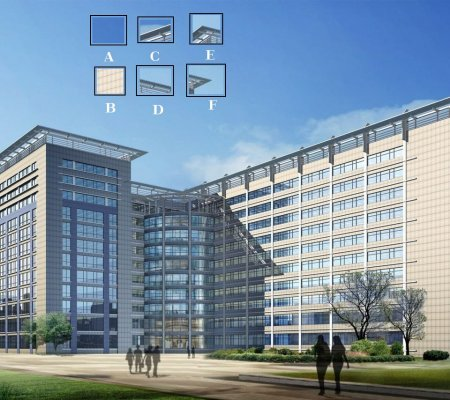
#> input picture examples/SIFT/feature_building.jpg, 450 x 400 px
$ python 2-My_SIFT_test.py
#> lines starting #> are read from the running program, lines starting #| are printed output that depends on the picture
import numpy as np
import cv2

sigma = 1.6
k = 1.414
num_octaves = 4
num_scales = 5
edgeThreshold = 10
contrastThreshold = 8

# img = cv2.imread("Eiffel_1.png")
img = cv2.imread("feature_building.jpg")
#> img is the input picture: shape (400, 450, 3); mean B, G, R 165.5, 147.6, 126.2

gray= cv2.cvtColor(img,cv2.COLOR_BGR2GRAY)
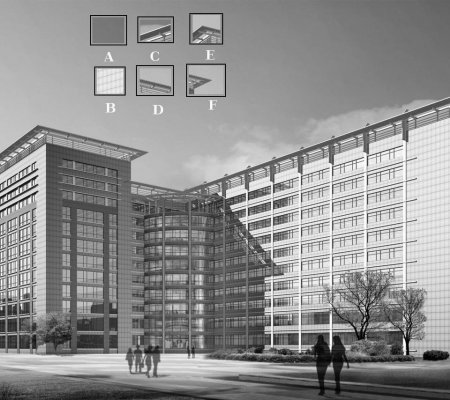
#> gray: shape (400, 450); min 0, max 255, mean 143.3

# Get octaves

scales = [[] for i in range(num_octaves)]
scales[0].append(gray)

for index in range(1, num_octaves):
    resized = None
    resized = cv2.resize(scales[index - 1][0],
                         (scales[index - 1][0].shape[0] // 2, scales[index - 1][0].shape[1] // 2))
    scales[index].append(resized)

#________________________________

# Get scales
for index1 in range(0, num_octaves):
    blurred = None
    for index2 in range(1, num_scales):
        blurred = cv2.GaussianBlur(scales[index1][index2 - 1],ksize = (0,0), sigmaX = (k ** index2) * sigma)
        scales[index1].append(blurred)

#________________________________

# Get difference of Gaussian
DoG = [[] for i in range(num_octaves)]

for index1 in range(0, num_octaves):
    for index2 in range(0, num_scales - 1):
        DoG[index1].append(scales[index1][index2] - scales[index1][index2 + 1])

#________________________________

# Get local extrema
maximas = []
minimas = []
for index1 in range(0, num_octaves):
    for s in range(0, num_scales - 3):
        for y in range(DoG[index1][0].shape[1] - 2):
            for x in range(DoG[index1][0].shape[0] - 2):
                maxima = 1
                minima = 1
                for scale_in in range(3):
                    for y_in in range(3):
                        for x_in in range(3):
                            if (not maxima) and (not minima):
                                break
                            calc = int(DoG[index1][s][x,y]) - int(DoG[index1][s + scale_in][x + x_in, y + y_in])

                            if(calc > 0):
                                minima = 0
                            if(calc < 0):
                                maxima = 0
                if maxima and minima:
                    continue
                if maxima:
                    maximas.append((x,y, index1, s))
                if minima:
                    minimas.append((x,y, index1, s))


contrast_maximas = []
contrast_minimas = []
loopers = [minimas, maximas]
contrast_loopers = [contrast_maximas, contrast_minimas]

for i in range(2):
    for x,y, index1, s in loopers[i]:
        if x + 1 >= scales[index1][s].shape[0] or y + 1 >= scales[index1][s].shape[1] or s +1 >= len(scales[index1]):
            continue
        if x - 1 < 0 or y - 1 < 0 or s - 1 < 0:
            continue
        dx = (float(scales[index1][s][x + 1, y]) - scales[index1][s][x - 1, y]) / 2
        dy = (float(scales[index1][s][x, y + 1]) - scales[index1][s][x, y - 1]) / 2
        ds = (float(scales[index1][s + 1][x, y]) - scales[index1][s - 1][x, y]) / 2


        D = np.array([dx, dy, ds])
        h = np.array((x,y,s))

        #______________________________________________________

        dxx = (float(scales[index1][s][x + 1, y]) - 2 * scales[index1][s][x, y] + scales[index1][s][x -1, y]) / 3
        dyy = (float(scales[index1][s][x, y + 1]) - 2 * scales[index1][s][x, y] + scales[index1][s][x, y - 1]) / 3
        dss = (float(scales[index1][s + 1][x, y]) - 2 * scales[index1][s][x, y] + scales[index1][s - 1][x, y]) / 3

        calc1 = (float(scales[index1][s][x + 1, y + 1]) + scales[index1][s][x - 1, y - 1])
        calc2 = (float(scales[index1][s][x + 1, y - 1]) + scales[index1][s][x - 1, y + 1])
        dxy = (calc1 - calc2) / 4

        calc1 = (float(scales[index1][s + 1][x + 1, y]) + scales[index1][s - 1][x - 1, y])
        calc2 = (float(scales[index1][s - 1][x + 1, y]) + scales[index1][s + 1][x - 1, y])
        dxs = (calc1 - calc2) / 4

        calc1 = (float(scales[index1][s + 1][x, y + 1]) + scales[index1][s - 1][x, y - 1])
        calc2 = (float(scales[index1][s - 1][x, y + 1]) + scales[index1][s + 1][x, y - 1])
        dys = (calc1 - calc2) / 4

        H = np.array ([[dxx, dxy, dxs], [dxy, dyy, dys], [dxs, dys, dss]])
        Tr_sq = (dxx + dyy) * (dxx + dyy)
        Det = dxx * dyy - dxy * dxy
        if Det == 0:
            continue

        Threshval = float(scales[index1][s][x,y]) + np.matmul(D, (x,y,s))  + 0.5 * np.matmul(np.matmul(h.transpose(),H), h)

        edgebool = Tr_sq / Det > (edgeThreshold + 1) * (edgeThreshold + 1) / edgeThreshold
        contrastbool = abs(Threshval) > contrastThreshold

        if (edgebool and contrastbool):
            contrast_loopers[i].append((x,y, index1,s))


hist = np.zeros((36), dtype = np.float32)

features = []
thetas = []

for i in range(2):
    for x,y, index1, s in contrast_loopers[i]:
        hist[:] = 0
        sig = (k ** s) * sigma
        xcounter = -1

        ksize = int(((sig - 0.8) / 0.3 + 1) * 2 + 1)

        if ksize % 2 == 0:
            ksize += 1

        offset = ksize // 2

        gaussian_window = np.zeros((ksize,ksize), dtype = np.float32)

        gaussian_window[offset, offset] = 1

        gaussian_window = cv2.GaussianBlur(gaussian_window, (ksize,ksize), -1)


        for x_sub in range(x - offset, x + offset + 1):
            ycounter = -1
            xcounter += 1
            if x_sub  - 1 < 0:
                continue
            if x_sub + 1 >= scales[index1][s].shape[0]:
                continue
            for y_sub in range(y - offset, y + offset + 1):
                ycounter += 1
                if y_sub - 1 < 0:
                    continue
                if y_sub + 1 >= scales[index1][s].shape[1]:
                    continue
                term1 = float(scales[index1][s][x_sub + 1, y_sub]) - scales[index1][s][x_sub - 1,y_sub]
                term2 = float(scales[index1][s][x_sub, y_sub + 1]) - scales[index1][s][x_sub,y_sub - 1]
                mag = np.sqrt(term1 * term1 + term2 * term2)

                if term1 == 0:
                    theta = 1.5708
                else:
                    theta = np.arctan(term2 / term1)

                theta = theta * 180 / 3.14159

                if theta < 0:
                    theta += 360

                thetas.append(theta)

                theta = int(theta // 10)

                hist[theta] += mag * gaussian_window[xcounter, ycounter]
        max_hist = np.max(hist)

        for i, val in enumerate(hist):
            if val > 0.8 * max_hist:
                features.append((x,y, index1, s, i * 10))

# _________________________________________________

full_features = []

for x, y, index1, s, angle in features:
    feature_desc = [0 for _ in range(128)]
    hist[:] = 0
    xcounter = -1

    offset = 8
    sig = offset

    if x - offset < 0 or y - offset < 0:
        continue

    if x + offset > scales[index1][s].shape[0] or y + offset > scales[index1][s].shape[1]:
        continue

    sub_sample = scales[index1][s][x - offset : x + offset , y - offset : y + offset]

    sample_gauss = cv2.GaussianBlur(sub_sample, (0,0), sig)

    for index2 in range(0, 2 * offset, 4):
        for x_in in range(0, 4):
            for y_in in range(0,4):
                term1 = float(scales[index1][s][x_in + 1, y_in]) - scales[index1][s][x_in - 1,y_in]
                term2 = float(scales[index1][s][x_in, y_in + 1]) - scales[index1][s][x_in,y_in - 1]
                mag = np.sqrt(term1 * term1 + term2 * term2)

                if term1 == 0:
                    theta = 1.5708
                else:
                    theta = np.arctan(term2 / term1)

                theta = theta * 180 / 3.14159

                theta -= angle

                if theta < 0:
                    theta += 360


                # Note: theta is divided here by 45 not 10 as previously
                theta = int(theta // 45)

                feature_desc[index2 * theta + theta] += mag * sample_gauss[index2 + x_in, index2 + y_in]

    feature_desc = np.array(feature_desc)

    summer = np.sum(feature_desc * feature_desc)
    root_sum = np.sqrt(summer)
    feature_desc /= root_sum

    # Achieve illumination invariance

    for j in range(128):
        if feature_desc[j] > 0.2:
            feature_desc[j] = 0.2

    summer = np.sum(feature_desc * feature_desc)
    root_sum = np.sqrt(summer)
    feature_desc /= root_sum

    full_features.append((x * (1 << index1),y * (1 << index1), s, angle, feature_desc))
    # full_features.append((x, y, s, angle, feature_desc))

kp = []
# TEST
for x, y, s, angle, _ in full_features:
    kp.append(cv2.KeyPoint(y, x, 1, angle))

img = cv2.drawKeypoints(gray,kp,img)
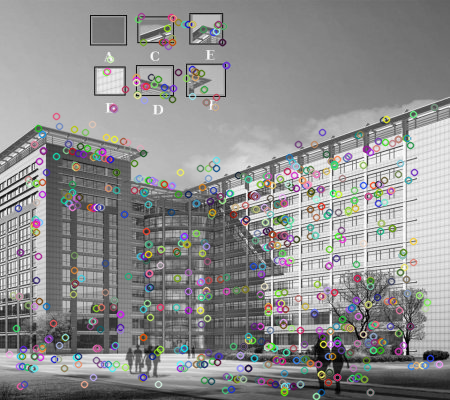
#> img: shape (400, 450, 3); mean B, G, R 142, 142.2, 142.3

cv2.namedWindow("Photo", cv2.WINDOW_NORMAL)
cv2.imshow("Photo", img)
cv2.waitKey(0)
cv2.destroyAllWindows()
